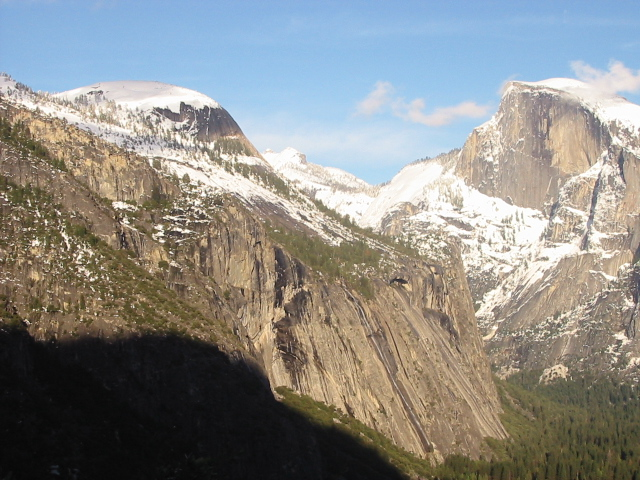
//> input picture Task07/input1.jpg, 640 x 480 px
$ ./SIFT   (built with g++ and OpenCV 4)
//> lines starting //> are read from the running program, lines starting //| are printed output that depends on the picture; after the words box and inside, x2 and y2 are one past the last pixel; in counts of white or black regions, pixels touching at a corner belong together
#include <opencv2/opencv.hpp>
//#include <opencv2/nonfree/nonfree.hpp>

#include <iostream>
#include <vector>
#include <cmath>

#define RATIO_THR 0.4

using namespace std;
using namespace cv;

double euclidDistance(const Mat& vec1, const Mat& vec2);
int nearestNeighbor(const Mat& vec, const vector<KeyPoint>& keypoints, const Mat& descriptors);
void findPairs(vector<KeyPoint>& keypoints1, Mat& descriptors1,
	vector<KeyPoint>& keypoints2, Mat& descriptors2,
	vector<Point2f>& srcPoints, vector<Point2f>& dstPoints, bool crossCheck, bool ratio_threshold);

int main() {

	Mat input1 = imread("input1.jpg", IMREAD_COLOR);
//> input1 is the input picture: 480 rows x 640 cols, CV_8UC3; mean B, G, R 135.4, 139.3, 139.5
	Mat input2 = imread("input2.jpg", IMREAD_COLOR);
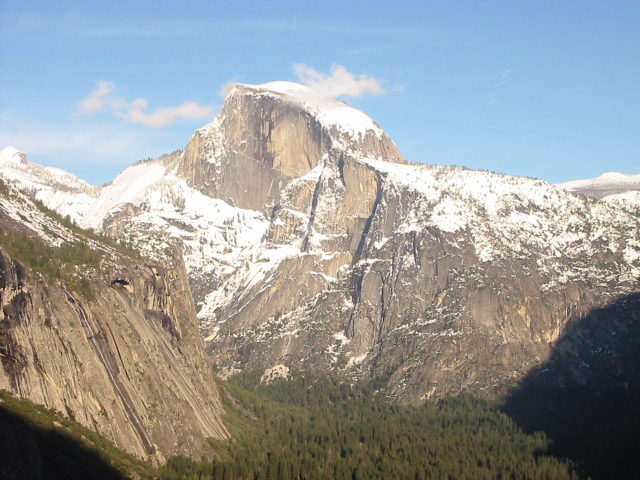
//> input picture Task07/input2.jpg, 640 x 480 px
//> input2 is the input picture: 480 rows x 640 cols, CV_8UC3; mean B, G, R 155.6, 155.5, 151.7
	//Mat input1 = imread("fruits.jpg", IMREAD_COLOR);
	//Mat input2 = imread("grape.jpg", IMREAD_COLOR);
	Mat input1_gray, input2_gray;

	if (!input1.data || !input2.data)
	{
		std::cout << "Could not open" << std::endl;
		return -1;
	}

	//resize(input1, input1, Size(input1.cols / 2, input1.rows / 2));
	//resize(input2, input2, Size(input2.cols / 2, input2.rows / 2));

	cvtColor(input1, input1_gray, COLOR_RGB2GRAY);
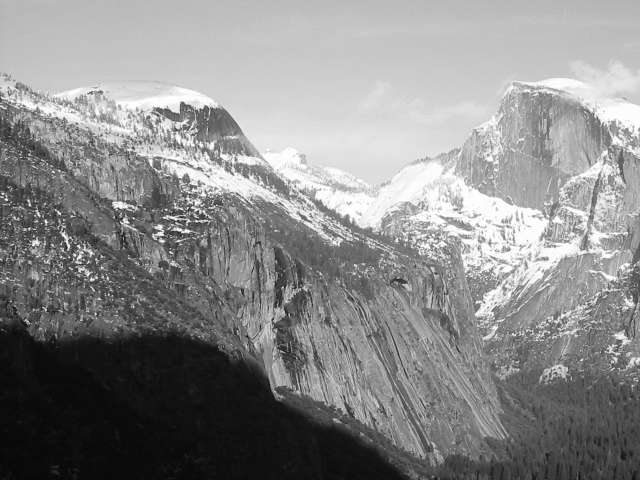
//> input1_gray: 480 rows x 640 cols, CV_8UC1; min 6, max 255, mean 138.2
	cvtColor(input2, input2_gray, COLOR_RGB2GRAY);
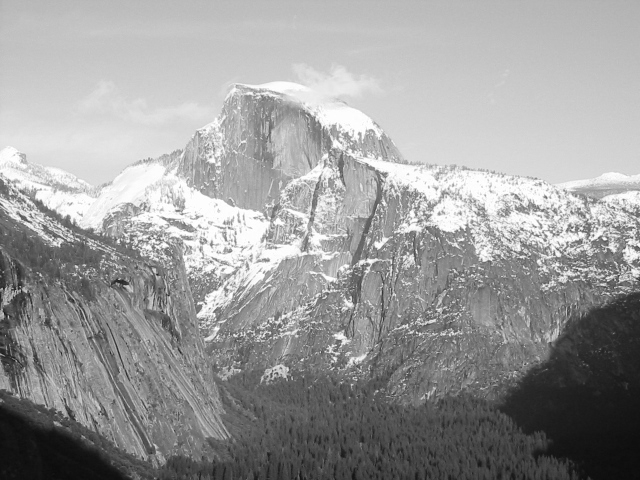
//> input2_gray: 480 rows x 640 cols, CV_8UC1; min 11, max 255, mean 155.1

	Ptr<SIFT> sift = SIFT::create(
		0,		// nFeatures
		4,		// nOctaveLayers
		0.04,	// contrastThreshold
		10,		// edgeThreshold
		1.6		// sigma
	);

	// Create a image for displaying mathing keypoints
	Size size = input2.size();
//> size = Size(640, 480)
	Size sz = Size(size.width + input1_gray.size().width, max(size.height, input1_gray.size().height));
//> sz = Size(1280, 480)
	Mat matchingImage = Mat::zeros(sz, CV_8UC3);

	input1.copyTo(matchingImage(Rect(size.width, 0, input1_gray.size().width, input1_gray.size().height)));
	input2.copyTo(matchingImage(Rect(0, 0, size.width, size.height)));
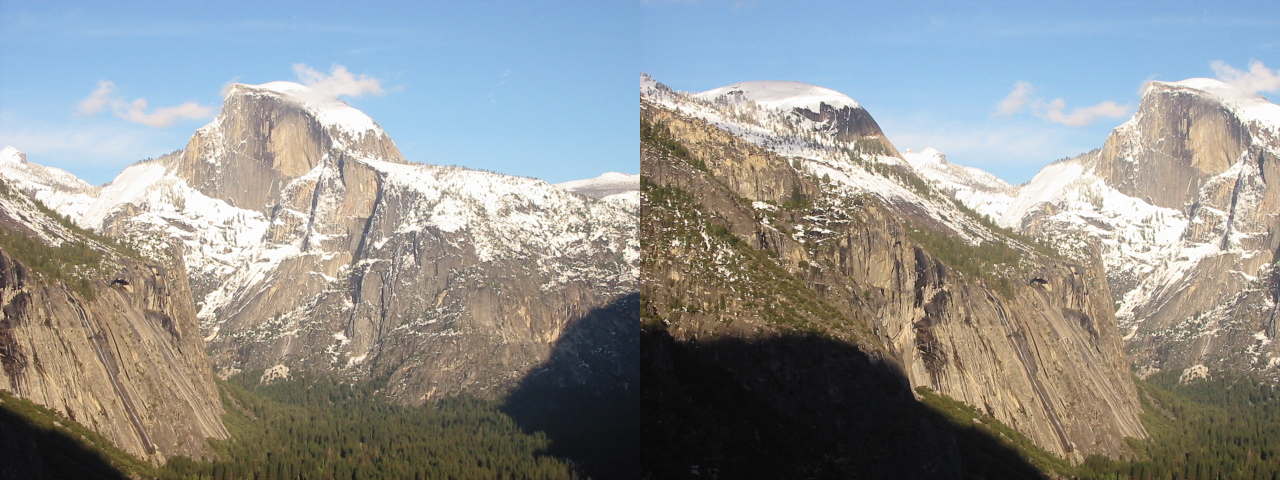
//> matchingImage: 480 rows x 1280 cols, CV_8UC3; mean B, G, R 145.5, 147.4, 145.6

	// Compute keypoints and descriptor from the source image in advance
	vector<KeyPoint> keypoints1;
	Mat descriptors1;

	sift->detectAndCompute(input1_gray, noArray(), keypoints1, descriptors1);
//> keypoints1 = 2866 keypoints; strongest (x, y, size): (6, 199, 1.9), (78, 246, 2.1), (74, 255, 2), (46, 222, 2.3)
	printf("input1 : %d keypoints are found.\n", (int)keypoints1.size());
//| input1 : 2866 keypoints are found.

	vector<KeyPoint> keypoints2;
	Mat descriptors2;

	// Detect keypoints

	sift->detectAndCompute(input2_gray, noArray(), keypoints2, descriptors2);
//> keypoints2 = 2623 keypoints; strongest (x, y, size): (604, 239, 2.3), (545, 197, 2.3), (573, 230, 1.9), (118, 241, 2.3)
	printf("input2 : %zd keypoints are found.\n", keypoints2.size());
//| input2 : 2623 keypoints are found.

	for (int i = 0; i < keypoints1.size(); i++) {
		KeyPoint kp = keypoints1[i];
		kp.pt.x += size.width;
		circle(matchingImage, kp.pt, cvRound(kp.size * 0.25), Scalar(255, 255, 0), 1, 8, 0);
	}
//> this loop made 2866 passes
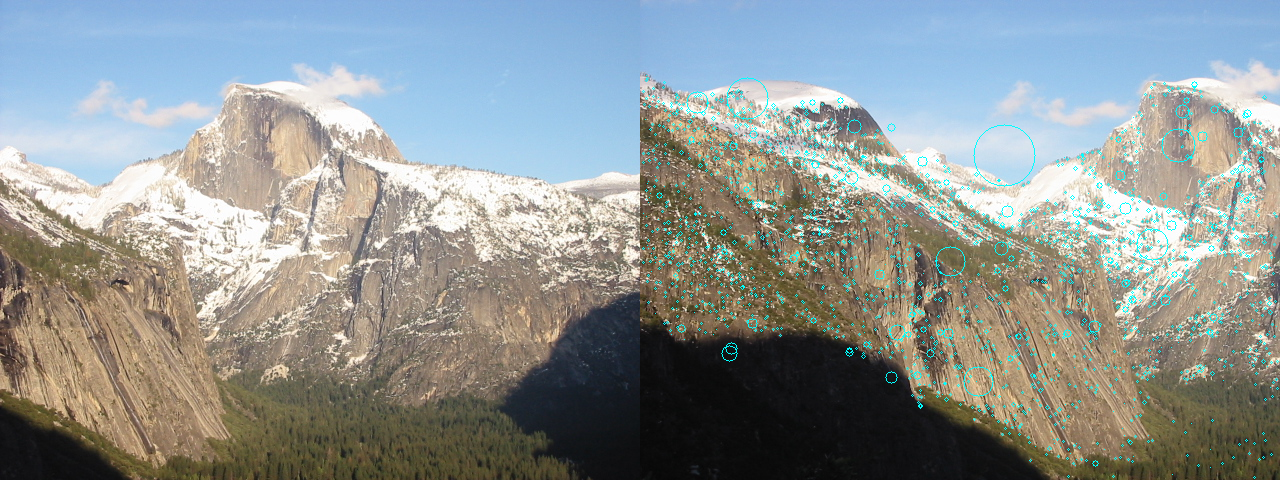
//> matchingImage: 480 rows x 1280 cols, CV_8UC3; 1.64% of pixels changed, all inside (x1, y1, x2, y2) = (642, 75, 1279, 479)

	for (int i = 0; i < keypoints2.size(); i++) {
		KeyPoint kp = keypoints2[i];
		circle(matchingImage, kp.pt, cvRound(kp.size * 0.25), Scalar(255, 255, 0), 1, 8, 0);
	}
//> this loop made 2623 passes
//> kp on passes 1 to 3: keypoint at (2.6, 351.2), size 3.3, keypoint at (2.6, 351.2), size 3.3, keypoint at (3.1, 387.6), size 1.9
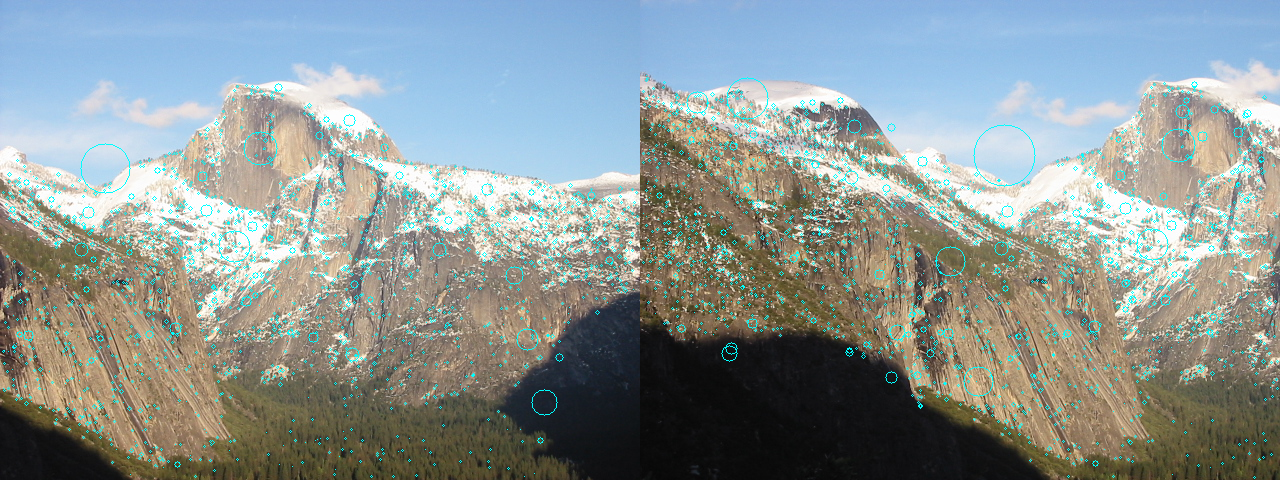
//> matchingImage: 480 rows x 1280 cols, CV_8UC3; 1.42% of pixels changed, all inside (x1, y1, x2, y2) = (2, 83, 639, 478)

	// Find nearest neighbor pairs
	vector<Point2f> srcPoints;
	vector<Point2f> dstPoints;
	// NOTE: The following flags control the matching refinement strategy.
	// To reproduce Case 1/2/3 as described in the technical report,
	// these values were manually set per experiment prior to each build:
	bool crossCheck = true; // currently set for Case 3
	bool ratio_threshold = true; // currently set for Case 3
	findPairs(keypoints2, descriptors2, keypoints1, descriptors1, srcPoints, dstPoints, crossCheck, ratio_threshold);
//> the loop in findPairs, `for (int i = 0; i < descriptors1.rows; i++)` made 2623 passes
//> after the loop in findPairs, `for (int i = 0; i < descriptors1.rows; i++)`: srcPoints = 838 Points (x, y), first 12: [7.91, 199], [8.43, 327.1], [8.48, 351.4], [9.07, 217.9], [10.34, 279.4], [13.1, 385.2], [13.13, 196.6], [14.07, 350.8], [14.46, 261], [14.93, 181.2], [15.92, 343.2], [16.33, 399.2]; dstPoints = 838 Points (x, y), first 12: [288.4, 199.2], [289.4, 324.8], [289.4, 348.9], [289.9, 218.1], [291.1, 278.2], [293.7, 381.9], [293.7, 196.7], [294.5, 348.1], [295.5, 260.4], [295, 181.6], [296.3, 340.6], [296.8, 395.9]
	printf("%zd keypoints are matched.\n", srcPoints.size());
//| 838 keypoints are matched.

	// Draw line between nearest neighbor pairs
	for (int i = 0; i < (int)srcPoints.size(); ++i) {
		Point2f pt1 = srcPoints[i];
		Point2f pt2 = dstPoints[i];
		Point2f from = pt1;
		Point2f to = Point(size.width + pt2.x, pt2.y);
		line(matchingImage, from, to, Scalar(0, 0, 255));
	}
//> this loop made 838 passes
//> (pt2, from, to) on passes 1 to 3: (Point(288.4, 199.2), Point(7.91, 199), Point(928, 199)), (Point(289.4, 324.8), Point(8.43, 327.2), Point(929, 324)), (Point(289.4, 348.9), Point(8.48, 351.4), Point(929, 348))
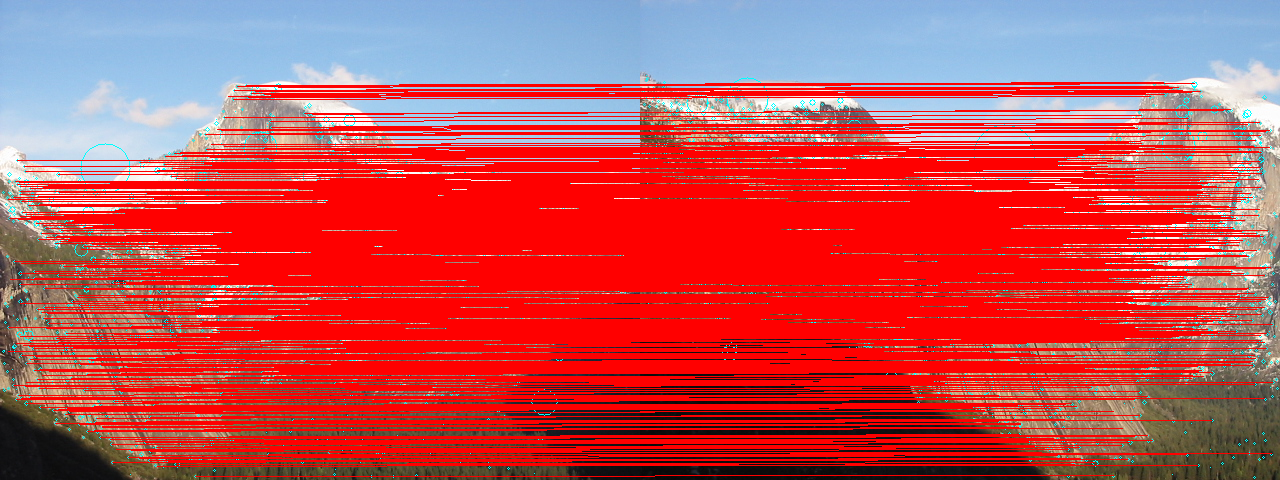
//> matchingImage: 480 rows x 1280 cols, CV_8UC3; mean B, G, R 83.5, 79.3, 196.2

	// Display mathing image
	namedWindow("Matching");
	imshow("Matching", matchingImage);

	waitKey(0);

	return 0;
}

/**
* Calculate euclid distance
*/
double euclidDistance(const Mat& vec1, const Mat& vec2) {
	double sum = 0.0;
	int dim = vec1.cols;
	for (int i = 0; i < dim; i++) {
		sum += (vec1.at<float>(0, i) - vec2.at<float>(0, i)) * (vec1.at<float>(0, i) - vec2.at<float>(0, i));
	}

	return sqrt(sum);
}

/**
* Find the index of nearest neighbor point from keypoints.
*/
int nearestNeighbor(const Mat& vec, const vector<KeyPoint>& keypoints, const Mat& descriptors) {
	int neighbor = -1;
	double minDist = 1e6;

	for (int i = 0; i < descriptors.rows; i++) {
		Mat v = descriptors.row(i);		// each row of descriptor

		//
		//	Fill the code
		//
		double dist = euclidDistance(vec, v);	// �Ÿ�
		if (dist < minDist) {	// find the nearest point
			minDist = dist;		// update
			neighbor = i;		// update
		}
	}

	return neighbor;
}

/**
* Find pairs of points with the smallest distace between them
*/
void findPairs(vector<KeyPoint>& keypoints1, Mat& descriptors1,
	vector<KeyPoint>& keypoints2, Mat& descriptors2,
	vector<Point2f>& srcPoints, vector<Point2f>& dstPoints, bool crossCheck, bool ratio_threshold) {
	for (int i = 0; i < descriptors1.rows; i++) {
		KeyPoint pt1 = keypoints1[i];
		Mat desc1 = descriptors1.row(i);

		int nn = nearestNeighbor(desc1, keypoints2, descriptors2);

		// Refine matching points using ratio_based thresholding
		if (ratio_threshold) {
			// based on 1st closest neighbor~2nd closest neighbor ratio, find if it's a correct match

			double closest = euclidDistance(desc1, descriptors2.row(nn));
			double secondClosest = 1e6;
			for (int j = 0; j < descriptors2.rows; j++) {
				if (j == nn) {	// 1st closest neighbor is excluded from the calculation
					continue;
				}
				double temp = euclidDistance(desc1, descriptors2.row(j));	// finding the 2nd closest
				if (temp < secondClosest) secondClosest = temp;
			}
			if (closest >= RATIO_THR * secondClosest) {
				continue;	// skip if 1st and 2nd are not close enough
			}
		}

		// Refine matching points using cross-checking
		if (crossCheck) {
			//
			//	Fill the code
			//
			// Cross-checking ensures a match (i → nn) is only accepted if the reverse
			// match (nn → i) also holds, eliminating asymmetric/unreliable matches.
			Mat desc2 = descriptors2.row(nn); // descriptor of the matched keypoint in image2
			int rev = nearestNeighbor(desc2, keypoints1, descriptors1); // find the reverse match in image1
			if (rev != i) {
				continue;  // reject if reverse match does not point back to the original keypoint
		}
		}

		KeyPoint pt2 = keypoints2[nn];
		srcPoints.push_back(pt1.pt);
		dstPoints.push_back(pt2.pt);
	}
}
